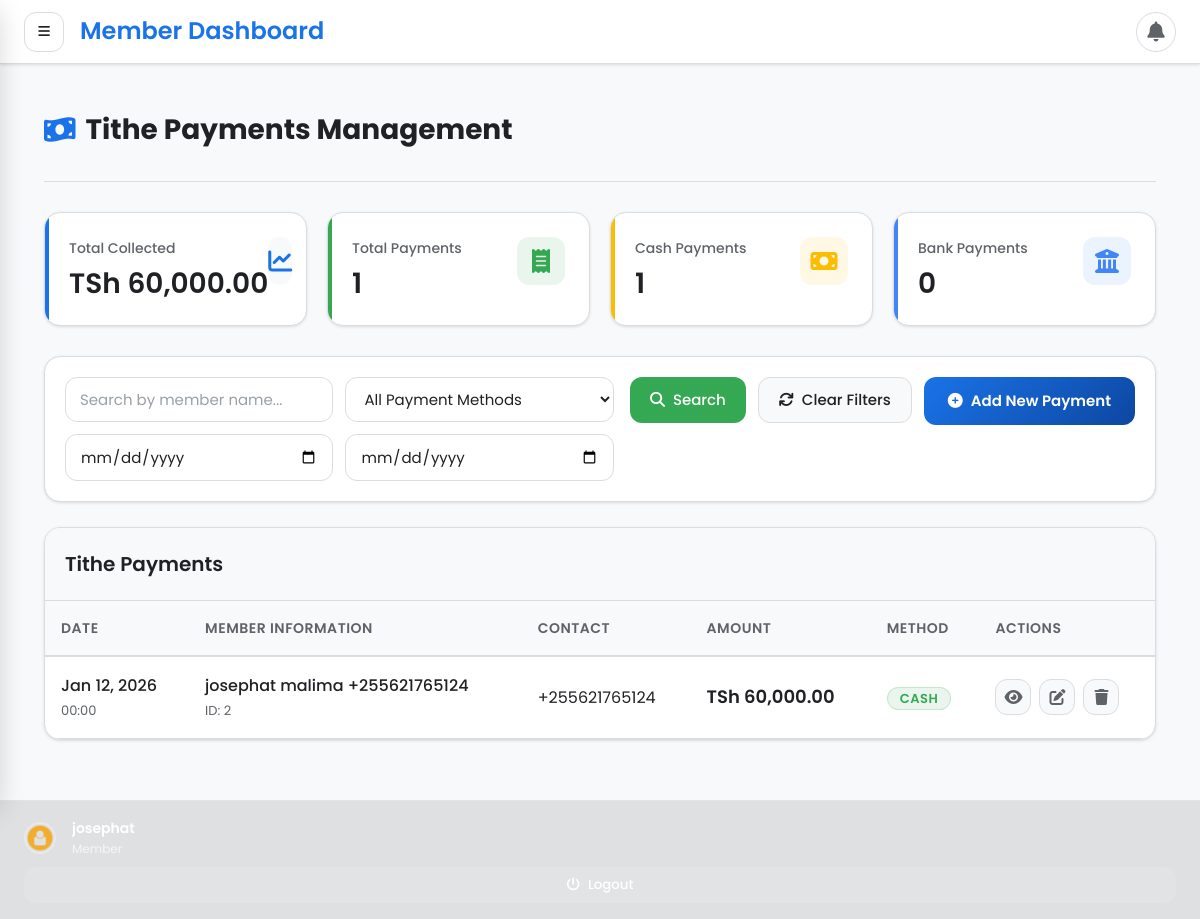
The page /tithe/ (signed in) on the database its author committed.
### users/models.py (models this page shows, shortened)
class User(AbstractBaseUser, PermissionsMixin):
    roles =[
        ('admin','Admin'),
        ('Chairperson','Chairperson'),
        ('Secretary','Secretary'),
        ('Accountant','Accountant'),
        ('Member','Member'),
    ]
    username = models.CharField(max_length=255, blank=True, unique=True)
    email = models.EmailField(max_length=255, unique=True, null=True, blank=True)
    firstname = models.CharField(max_length=30, null=True, blank=True)
    lastname = models.CharField(max_length=30, null=True, blank=True)
    is_active = models.BooleanField(default=True)
    roles = models.CharField(max_length=50, choices=roles, default='Member')
    date_joined = models.DateTimeField(default=timezone.now)
    is_staff = models.BooleanField(default=False)
    is_verified = models.BooleanField(default=False)
    phone = models.CharField(max_length=15, blank=True, null=True)
    force_password_change = models.BooleanField(default=True)
    objects = ManagerUser()
    USERNAME_FIELD = 'username' # primary identifier for django auth
    REQUIRED_FIELDS = []     # required when creating superuser

### tithe/models.py (models this page shows, shortened)
class TithePayment(models.Model):
    PAYMENT_STATUS_CHOICES = [
        ('cash', 'Cash'),
        ('bank', 'Bank'),
    ]
    sms_sent = models.BooleanField(default=False)
    sms_sent_at = models.DateTimeField(null=True, blank=True)
    sms_message_id = models.CharField(max_length=100, blank=True, null=True)
    sms_failure_count = models.IntegerField(default=0)
    last_sms_error = models.TextField(blank=True, null=True)
    date = models.DateTimeField(default=timezone.now, verbose_name='Invoice Date')
    name = models.ForeignKey(Member, verbose_name="Member", on_delete=models.CASCADE)  # Direct reference
    contact_number = models.CharField(max_length=13)
    amount = models.DecimalField(max_digits=10, decimal_places=2)
    status = models.CharField(
        max_length=50,
        choices=PAYMENT_STATUS_CHOICES,
        default='cash'
    )

### member/models.py (models this page shows, shortened)
class Member(models.Model):
    name = models.CharField(max_length=255)
    code = models.TextField(help_text="001PT", null= True)
    active = models.BooleanField(default= True)
    shepherd = models.ForeignKey(Community, on_delete=models.CASCADE, null=True, blank=True)
    ministry = models.ForeignKey(Ministry, on_delete=models.CASCADE, null=True, blank=True)
    telephone =PhoneNumberField(max_length=255, null=True, help_text=' Eg. +255 ')
    location = models.CharField(max_length=255)
    fathers_name = models.CharField(max_length=255, null=True, blank=True)
    mothers_name = models.CharField(max_length=255, null=True, blank=True)
    guardians_name = models.CharField(max_length=255, null=True, blank=True)
    new_believer_school = models.BooleanField()
    pays_tithe = models.BooleanField(default=False)
    working = models.BooleanField(default=False)
    schooling = models.BooleanField(default=False)
    picture = models.ImageField(upload_to=upload_image_path, null=True, blank=True)
    transfered = models.BooleanField(max_length=250, blank=True, null= True)
    transfer_update = models.CharField(max_length=250, null=True, blank=True)
    objects = MemberManager()
    def __str__(self):
        return f'{self.name} {self.telephone}'

### tithe/views.py (the view, shortened to what this page needs)
# urls.py: path('', views.TithePaymentListView.as_view(), name='tithepayment_list'),
class TithePaymentListView(LoginRequiredMixin, ListView):
    model = TithePayment
    template_name = 'tithepayment/list.html'
    context_object_name = 'payments'
    paginate_by = 25
    ordering = ['-date']
    def get_queryset(self):
        queryset = super().get_queryset()
        search_query = self.request.GET.get('search')
        if search_query:
            queryset = queryset.filter(
                Q(name__name__icontains=search_query) |
                Q(contact_number__icontains=search_query) |
                Q(amount__icontains=search_query)
            )
        status_filter = self.request.GET.get('status')
        if status_filter:
            queryset = queryset.filter(status=status_filter)
        start_date = self.request.GET.get('start_date')
        end_date = self.request.GET.get('end_date')
        member_id = self.request.GET.get('member')
        if member_id:
            queryset = queryset.filter(name_id=member_id)
        return queryset
    def get_context_data(self, **kwargs):
        context = super().get_context_data(**kwargs)
        queryset = self.get_queryset()
        context['total_amount'] = queryset.aggregate(
            total=Sum('amount')
        )['total'] or 0
        context['total_payments'] = queryset.count()
        context['cash_payments'] = queryset.filter(status='cash').count()
        context['bank_payments'] = queryset.filter(status='bank').count()
        context['members'] = Member.objects.all().order_by('name')
        context['status_choices'] = TithePayment.PAYMENT_STATUS_CHOICES
        context['current_filters'] = {
            'search': self.request.GET.get('search', ''),
            'status': self.request.GET.get('status', ''),
            'start_date': self.request.GET.get('start_date', ''),
            'end_date': self.request.GET.get('end_date', ''),
            'member': self.request.GET.get('member', ''),
        }
        context['finance_active'] = True
        context['tithepayment_active_list'] = True
        return context

### templates/tithepayment/list.html (shortened to what this page needs)
{% extends 'base.html' %}
{% block content %}
<div class="dashboard-container">
    <div class="page-header">
        <h1 class="page-title">
            <i class="fas fa-money-bill-wave"></i>
            Tithe Payments Management
        </h1>
    </div>
    <div class="stats-grid">
        <div class="stat-card">
            <div class="stat-card-content">
                <div class="stat-info">
                    <div class="stat-label">Total Collected</div>
                    <div class="stat-value">Tsh {{ total_amount|floatformat:2 }}</div>
                </div>
                <div class="stat-icon">
                    <i class="fas fa-chart-line"></i>
                </div>
            </div>
        </div>
        <div class="stat-card">
            <div class="stat-card-content">
                <div class="stat-info">
                    <div class="stat-label">Total Payments</div>
                    <div class="stat-value">{{ total_payments }}</div>
                </div>
                <div class="stat-icon">
                    <i class="fas fa-receipt"></i>
                </div>
            </div>
        </div>
        <div class="stat-card">
            <div class="stat-card-content">
                <div class="stat-info">
                    <div class="stat-label">Cash Payments</div>
                    <div class="stat-value">{{ cash_payments }}</div>
                </div>
                <div class="stat-icon">
                    <i class="fas fa-money-bill"></i>
                </div>
            </div>
        </div>
        <div class="stat-card">
            <div class="stat-card-content">
                <div class="stat-info">
                    <div class="stat-label">Bank Payments</div>
                    <div class="stat-value">{{ bank_payments }}</div>
                </div>
                <div class="stat-icon">
                    <i class="fas fa-university"></i>
                </div>
            </div>
        </div>
    </div>
    <div class="filters-card">
        <div class="filters-grid">
            <form method="get" class="filters-form">
                <div class="form-group">
                    <input type="text"
                           name="search"
                           class="form-control"
                           placeholder="Search by member name..."
                           value="{{ request.GET.search }}"
                           aria-label="Search payments">
                </div>
                <div class="form-group">
                    <select name="status" class="form-control" aria-label="Payment method">
                        <option value="">All Payment Methods</option>
                    </select>
                </div>
                <div class="form-group">
                    <input type="date"
                           name="start_date"
                           class="form-control"
                           value="{{ request.GET.start_date }}"
                           aria-label="Start date">
                </div>
                <div class="form-group">
                    <input type="date"
                           name="end_date"
                           class="form-control"
                           value="{{ request.GET.end_date }}"
                           aria-label="End date">
                </div>
            </form>
            <div class="filters-actions">
                <div class="actions-grid">
                    <button type="submit" form="filters-form" class="btn btn-success">
                        <i class="fas fa-search"></i> Search
                    </button>
                    <a href="{% url 'tithepayment:tithepayment_list' %}" class="btn btn-secondary">
                        <i class="fas fa-refresh"></i> Clear Filters
                    </a>
                </div>
                <a href="{% url 'tithepayment:tithepayment_create' %}" class="btn btn-primary btn-add">
                    <i class="fas fa-plus-circle"></i> Add New Payment
                </a>
            </div>
        </div>
    </div>
    <div class="table-container">
        <div class="table-header">
            <h3 class="table-title">Tithe Payments</h3>
        </div>
        {% if payments %}
        <div class="table-wrapper">
            <table class="data-table">
                <thead>
                    <tr>
                        <th>Date</th>
                        <th>Member Information</th>
                        <th>Contact</th>
                        <th>Amount</th>
                        <th>Method</th>
                        <th>Actions</th>
                    </tr>
                </thead>
                <tbody>
                    {% for payment in payments %}
                    <tr>
                        <td>
                            <div style="display: flex; flex-direction: column; gap: 2px;">
                                <span style="font-weight: 500;">{{ payment.date|date:"M d, Y" }}</span>
                                <span style="font-size: 0.8125rem; color: var(--text-secondary);">
                                    {{ payment.date|time:"H:i" }}
                                </span>
                            </div>
                        </td>
                        <td>
                            <div class="member-info">
                                <span class="member-name">{{ payment.name }}</span>
                                <span class="member-id">ID: {{ payment.name.id }}</span>
                            </div>
                        </td>
                        <td>{{ payment.contact_number|default:"—" }}</td>
                        <td class="amount">Tsh {{ payment.amount }}</td>
                        <td>
                            <span class="badge {% if payment.status == 'cash' %}badge-success{% else %}badge-primary{% endif %}">
                                {{ payment.get_status_display }}
                            </span>
                        </td>
                        <td>
                            <div class="action-buttons">
                                <a href="{% url 'tithepayment:tithepayment_detail' payment.pk %}"
                                   class="action-btn action-view"
                                   title="View Details">
                                    <i class="fas fa-eye"></i>
                                </a>
                                <a href="{% url 'tithepayment:tithepayment_update' payment.pk %}"
                                   class="action-btn action-edit"
                                   title="Edit">
                                    <i class="fas fa-edit"></i>
                                </a>
                                <a href="{% url 'tithepayment:tithepayment_delete' payment.pk %}"
                                   class="action-btn action-delete"
                                   title="Delete">
                                    <i class="fas fa-trash"></i>
                                </a>
                            </div>
                        </td>
                    </tr>
                    {% endfor %}
                </tbody>
            </table>
        </div>
        {% endif %}
    </div>
</div>
{% endblock %}

### templates/base.html (shortened to what this page needs)
{% load static %}
<!DOCTYPE html>
<html lang="en">
  <head>
    <link href="https://cdnjs.cloudflare.com/ajax/libs/font-awesome/6.4.0/css/all.min.css" rel="stylesheet" />
  </head>
<body>
    {% if user.is_authenticated %}
    <div class="app-container">
          </div>
          <div class="sidebar-footer">
            <div class="user-info">
              <div class="user-avatar-sm">
                <img src="{% if profile and profile.picture %}{{ profile.picture.url }}{% else %}{% static 'assets/images/avatar01.png' %}{% endif %}" alt="{{ user.username }}" />
              </div>
              <div class="user-details">
                <div class="user-name">
                  {{ user.get_full_name|default:user.username }}
                </div>
                <div class="user-role">
                  {% if user.is_superuser %}Administrator
                  {% elif user.roles == 'Accountant' %}Accountant
                  {% elif user.roles == 'Admin' %} Admin
                  {% elif user.is_staff %}Staff
                  {% else %}Member {% endif %}
                </div>
              </div>
            </div>
            <button class="logout-btn" id="sidebarLogoutBtn">
              <i class="fas fa-power-off"></i>
              <span>Logout</span>
            </button>
          </div>
      <header class="app-header">
        <div class="header-left">
          <button class="menu-toggle" id="menuToggle">
            <i class="fas fa-bars"></i>
          </button>
          <h3 style="font-weight: 600; color: var(--primary)">
            {% if user.is_superuser %}Admin Dashboard
            {% elif user.groups.all.0.name == 'Accountant' %}Dashboard
            {% else %}Member Dashboard {% endif %}
          </h3>
        </div>
        <div class="header-right">
          <div class="notification-dropdown">
            <button class="notification-btn" id="notificationBtn">
              <i class="fas fa-bell"></i>
            </button>
      </header>
      <main class="main-content">
        {% block content %}{% endblock content %}
      </main>
    {% else %}
    <script>
      window.location.href = "{% url '_login' %}";
    </script>
    {% endif %}
  </body>
</html>

### rows shown on the page
User: get_full_name "josephat"
TithePayment: date "Jan 12, 2026", date "00:00", name "josephat malima +255621765124", name.id "2", contact_number "+255621765124", status "CASH"

### other values the page prints
{{ total_payments }} "1"
{{ cash_payments }} "1"
{{ bank_payments }} "0"
